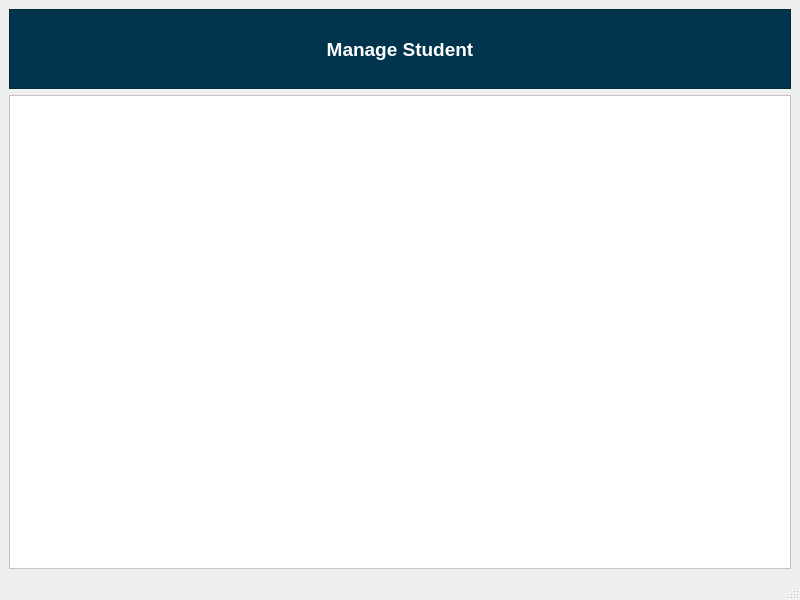
<?xml version="1.0" encoding="UTF-8"?>
<ui version="4.0">
 <class>managestudent</class>
 <widget class="QMainWindow" name="managestudent">
  <property name="geometry">
   <rect>
    <x>0</x>
    <y>0</y>
    <width>800</width>
    <height>600</height>
   </rect>
  </property>
  <property name="windowTitle">
   <string>MainWindow</string>
  </property>
  <widget class="QWidget" name="centralwidget">
   <layout class="QVBoxLayout" name="verticalLayout">
    <item>
     <widget class="QFrame" name="frame">
      <property name="maximumSize">
       <size>
        <width>16777215</width>
        <height>80</height>
       </size>
      </property>
      <property name="styleSheet">
       <string notr="true">background-color: rgb(0,53,77);</string>
      </property>
      <property name="frameShape">
       <enum>QFrame::Shape::StyledPanel</enum>
      </property>
      <property name="frameShadow">
       <enum>QFrame::Shadow::Raised</enum>
      </property>
      <layout class="QVBoxLayout" name="verticalLayout_2">
       <item>
        <widget class="QLabel" name="label">
         <property name="font">
          <font>
           <pointsize>14</pointsize>
           <bold>true</bold>
          </font>
         </property>
         <property name="styleSheet">
          <string notr="true">color: rgb(255, 255, 255);</string>
         </property>
         <property name="text">
          <string>Manage Student</string>
         </property>
         <property name="alignment">
          <set>Qt::AlignmentFlag::AlignCenter</set>
         </property>
        </widget>
       </item>
      </layout>
     </widget>
    </item>
    <item>
     <widget class="QFrame" name="frame_2">
      <property name="styleSheet">
       <string notr="true">background-color: rgb(255, 255, 255);</string>
      </property>
      <property name="frameShape">
       <enum>QFrame::Shape::StyledPanel</enum>
      </property>
      <property name="frameShadow">
       <enum>QFrame::Shadow::Raised</enum>
      </property>
     </widget>
    </item>
   </layout>
  </widget>
  <widget class="QMenuBar" name="menubar">
   <property name="geometry">
    <rect>
     <x>0</x>
     <y>0</y>
     <width>800</width>
     <height>26</height>
    </rect>
   </property>
  </widget>
  <widget class="QStatusBar" name="statusbar"/>
 </widget>
 <resources/>
 <connections/>
</ui>
